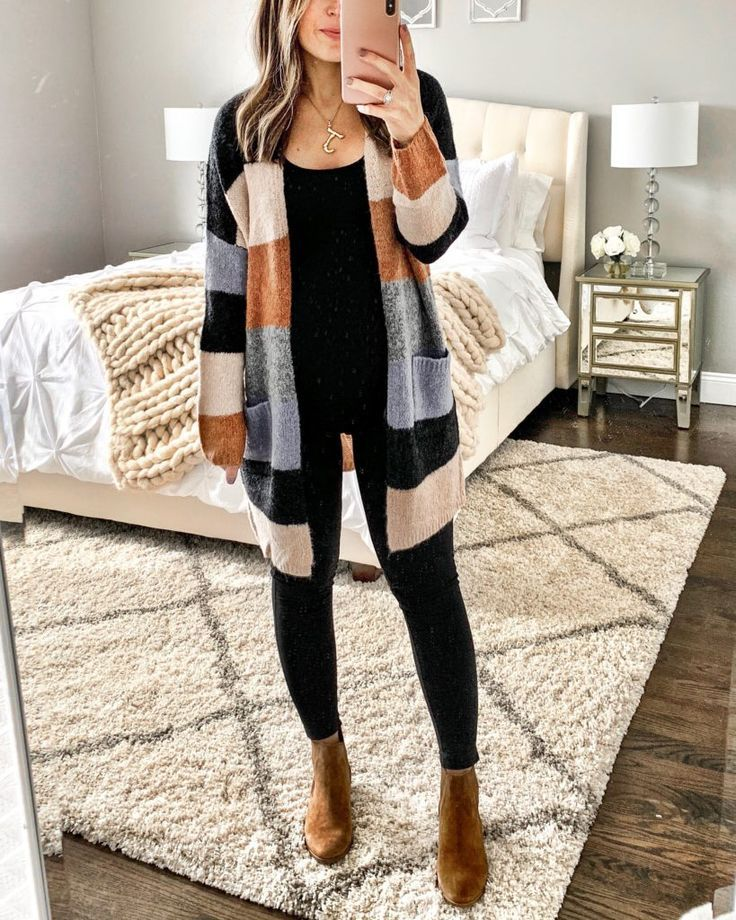
#> input picture RESOURCES/Instagram Lately _ MrsCasual.jpg, 736 x 920 px
$ python EXERCISE.py
#> lines starting #> are read from the running program, lines starting #| are printed output that depends on the picture
import cv2
#print("Installed Successfuly")
import numpy as np
"""The cv2.line() takes the following parameters: where, start coordinates,
 end coordinates, color (bgr), line thickness."""
# [11 lines of commented-out code are left out]
"""The parameters here are the image, the top left coordinate,
 bottom right coordinate, color, and line thickness."""
# [6 lines of commented-out code are left out]
"""The parameters here are the image/frame,
 the center of the circle, the radius, color,
  and then thickness. Notice we have a -1 for thickness.
  This means the object will actually be filled in,
  so we will get a filled in circle."""
# [9 lines of commented-out code are left out]
img = cv2.imread("RESOURCES/Instagram Lately _ MrsCasual.jpg", cv2.IMREAD_COLOR)
#> img is the input picture: shape (920, 736, 3); mean B, G, R 142.8, 157.8, 170.7
# [7 lines of commented-out code are left out]
import numpy as np
import cv2

img = cv2.imread("RESOURCES/Instagram Lately _ MrsCasual.jpg", cv2.IMREAD_COLOR)
cv2.line(img,(0,0),(200,300),(255,255,255),50)
cv2.rectangle(img,(500,250),(1000,500),(0,0,255),15)
cv2.circle(img,(447,63), 63, (0,255,0), -1)
pts = np.array([[100,50],[200,300],[700,200],[500,100]], np.int32)
pts = pts.reshape((-1,1,2))
cv2.polylines(img, [pts], True, (0,255,255), 3)
font = cv2.FONT_HERSHEY_SIMPLEX
cv2.putText(img,'GLAM',(10,500), font, 6, (200,255,155), 13, cv2.LINE_AA)
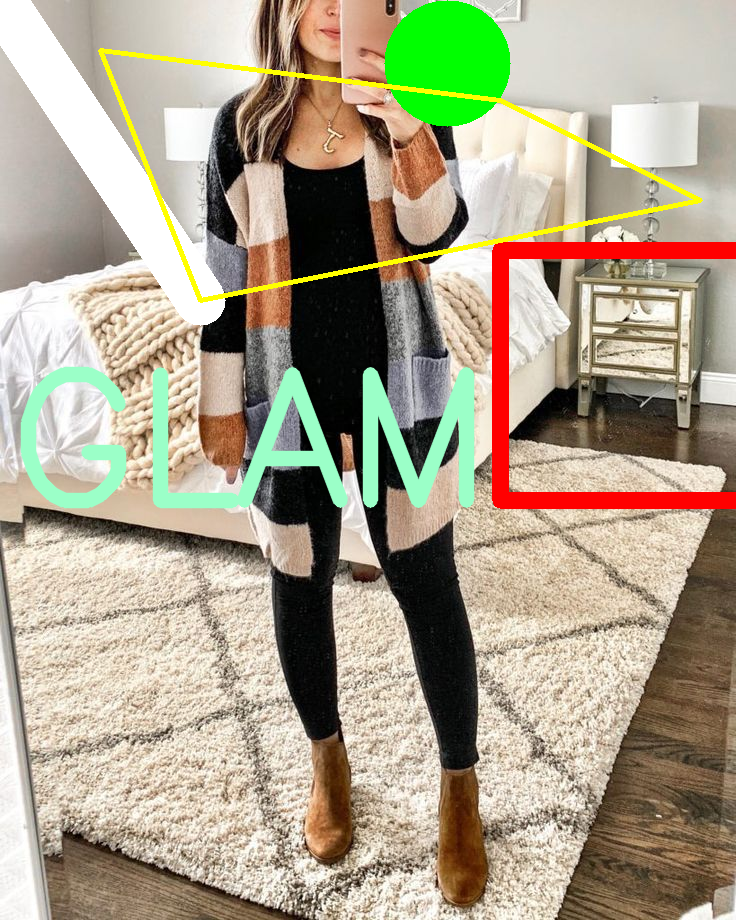
#> img: shape (920, 736, 3); mean B, G, R 139.7, 162.4, 171.2
cv2.imshow('image',img)
cv2.waitKey(0)
cv2.destroyAllWindows()
